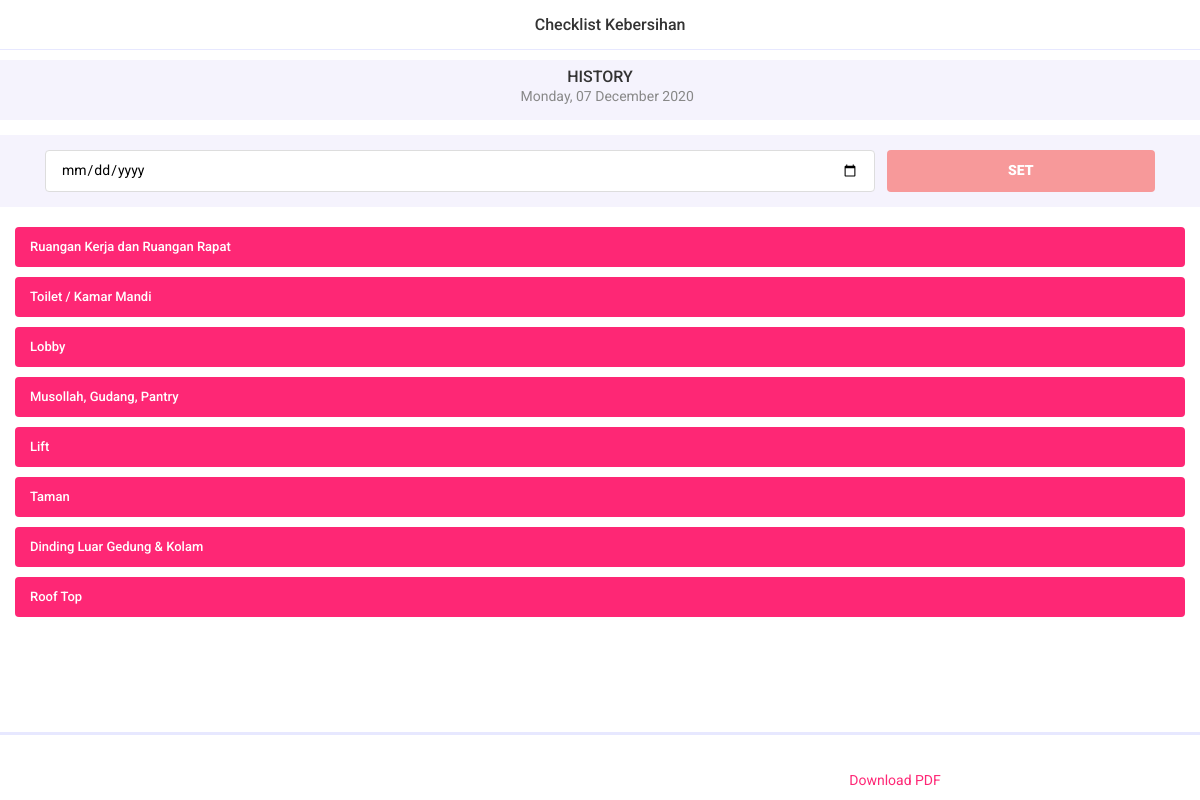
The app's page /cleaning/history (signed in), older data.
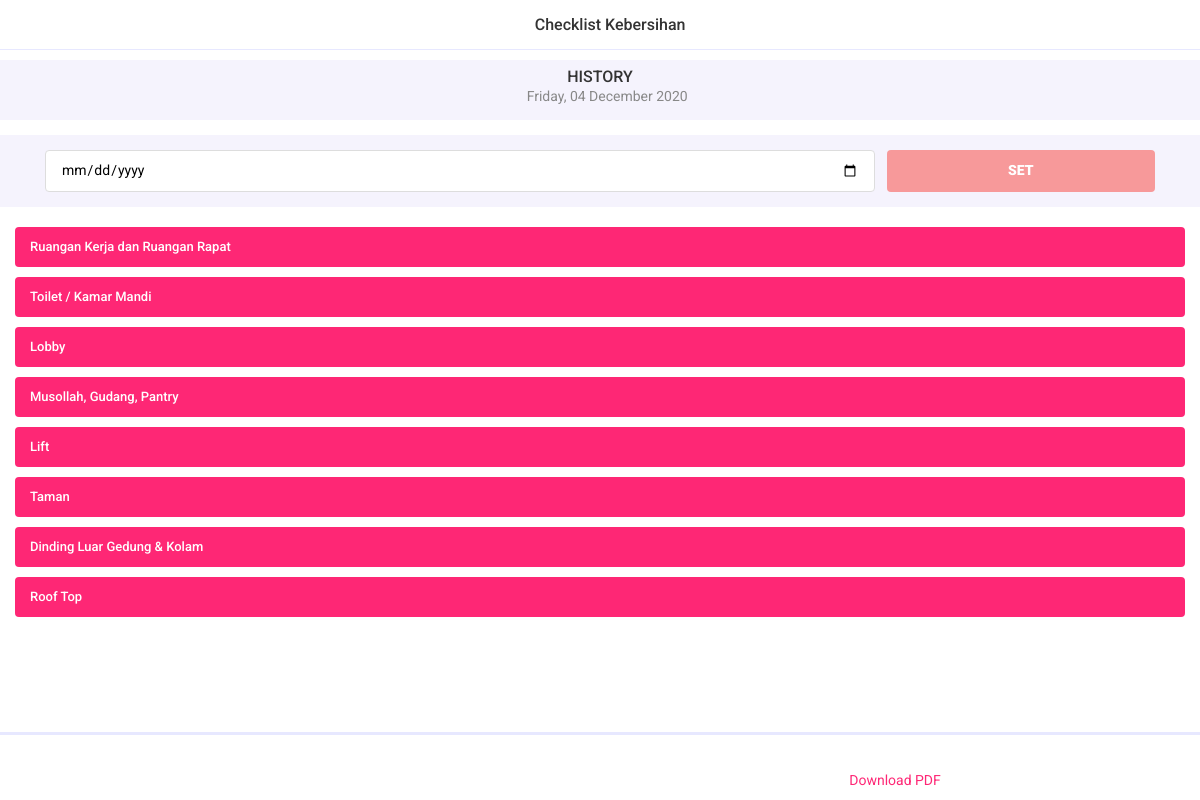
The same page, newer data.
### cleaning/models.py (models this page shows, shortened)
class cln_latest_history(models.Model):
    history = models.DateField(
        name="history", auto_now=False, auto_now_add=False, verbose_name="History")
    class Meta:
        db_table = ''
        managed = True
        verbose_name = 'history'
        verbose_name_plural = 'histories'

class cln_area(models.Model):
    nama_area = models.CharField(max_length=100, name='namaArea',
                                 verbose_name='Nama Area', unique=True, blank=False, null=False)
    class Meta:
        db_table = ''
        managed = True
        verbose_name = 'area'
        verbose_name_plural = 'areas'

### cleaning/views.py (the view)
# urls.py: path('history', cln_history, name='cln_history'),
@login_required(login_url='user_login')
def cln_history(request):
    obj = cln_latest_history.objects.get(id=1)
    if request.method == 'POST':
        tgl = request.POST.get('date')
        if tgl:
            obj.history = datetime.strptime(tgl, '%Y-%m-%d').date()
            obj.save()
    areas = cln_area.objects.all()
    subareas = cln_subarea.objects.all()
    dailies = cln_daily.objects.filter(hariIni=obj.history)
    dailies_queryset = dailies.count()
    days = None
    if request.user.groups.all().first().name == 'maker':
        days = cln_day.objects.filter(Q(hariIni=date.today()) & Q(clnMaker__isnull=True) & Q(
            clnChecker__isnull=True) & Q(clnSigner__isnull=True))
    if request.user.groups.all().first().name == 'checker':
        days = cln_day.objects.filter(Q(hariIni=date.today()) & Q(clnMaker__isnull=False) & Q(
            clnChecker__isnull=True) & Q(clnSigner__isnull=True))
    if request.user.groups.all().first().name == 'signer':
        days = cln_day.objects.filter(Q(hariIni=date.today()) & Q(clnMaker__isnull=False) & Q(
            clnChecker__isnull=False) & Q(clnSigner__isnull=True))
    context = {
        'areas': areas,
        'subareas': subareas,
        'harians': dailies,
        'tanggal': obj.history,
        'areaCount': dailies_queryset,
        'title': 'Checklist Kebersihan',
        'days': days
    }
    return render(request, 'cleaning/cln_history.html', context)

### templates/cleaning/cln_history.html (shortened to what this page needs)
{% extends "base.html" %}{% load static %}
{% block navbar %}
<div class="left"><a href="{% url 'cln_home' %}" class="link"><i class="icon ion-ios-arrow-back"></i></a>
</div>
<div class="title">{{title}}</div>
{% endblock navbar %}
{% block page_wrapper %}
<div class="newsletter bg-lightblue py-2">
    <div class="section-title text-center title-large">
        <h6>HISTORY</h6>
        <p><i class="icon ion-ios-calendar"></i> {{tanggal | date:"l, d F Y"}}</p>
    </div>
</div>
<div class="separator-small"></div>
<div class="form-elements bg-lightblue">
    <div class="separator-small"></div>
    <div class="container">
        <form method="POST" class="form-outline form-horizontal">
            <div class="form-wrapper">
                <div class="input-wrap row">
                    <div class="col-9">
                        <input type="date" name="date" id="date" class="date" autocomplete="off" value="01-01-2000"
                            placeholder="Select Date">
                    </div>
                    <div class="col-3">
                        <div class="button-default">
                            <button class="button minus-button bg-red select-date">SET</button>
                        </div>
                    </div>
                </div>
            </div>
        </form>
    </div>
    <div class="separator-small"></div>
</div>
<div class="separator-medium"></div>
{% if areaCount == 0 %}
<div class="maintenance">
    <div class="container">
        <img src="{% static 'images/maintenance.png' %}" height="300" width="300" alt="">
        <h5 class="mb-5" style="color: red;"><strong>Area Not Found</strong></h5>
        <div class="button-default">
            <div class="row">
                <div class="col-6">
                    <a href="{% url 'cln_settings' %}" class="button">Settings</a>
                </div>
                <div class="col-6">
                    <a href="{% url 'cln_area_add' %}" class="button button-outline">Create Area</a>
                </div>
            </div>
        </div>
    </div>
</div>
{% else %}
<div id="accordionParent" class="accordion accordion-inset">
    {% for area in areas %}
    <div class="accordion-item">
        <div class="accordion-title collapsed" data-toggle="collapse" data-target="#accordionTwo{{area.pk}}">
            {{area.namaArea}}
        </div>
    </div>
    {% endfor %}
</div>
{% endif %}
{% endblock page_wrapper %}
{% block toolbar_bottom %}
<div class="separator-large"></div>
<ul class="toolbar-bottom toolbar-wrap">
    <li class="toolbar-item">
    </li>
    <li class="toolbar-item">
        <a href="{% url 'cln_history_download_pdf' %}" class="toolbar-link toolbar-link-active">
            <i class="icon ion-ios-download"></i>
            <p>Download PDF</p>
        </a>
    </li>
</ul>
{% endblock toolbar_bottom %}

### templates/base.html (shortened to what this page needs)
<!DOCTYPE html>
<html lang="zxx">
<head> {% load static %}
    <link rel="stylesheet" href="{% static 'css/bootstrap.min.css' %}">
    <link rel="stylesheet" href="{% static 'css/ionicons.min.css' %}">
    <link rel="stylesheet" href="{% static 'css/fakeLoader.css' %}">
    <link rel="stylesheet" href="{% static 'css/swiper.min.css' %}">
    <link rel="stylesheet" href="{% static 'css/style.css' %}">
</head>
<body>
    <div class="navbar {% block navbar_home %}{% endblock navbar_home %}">
        {% block navbar %}{% endblock navbar %}
    </div>
    <div class="page-wrapper">
        {% block page_wrapper %}{% endblock page_wrapper %}
    </div>
    <div class="toolbar">
        <div class="container">
            {% block toolbar_bottom %} {% endblock toolbar_bottom %}
        </div>
    </div>
</body>
</html>

### static/css/style.css (style rules this page uses)
body { font-family: 'Roboto', sans-serif; color: #888; font-size: 14px; font-weight: 400; background: #fff; }
h1, h2, h3, h4, h5, h6 { line-height: 110%; font-family: 'Roboto', sans-serif; margin: 0; font-weight: 500; color: #333; }
h6 { font-size: 16px; }
a { color: #333; }
ul { padding: 0; margin: 0; }
ul li { list-style-type: none; }
p { margin: 0; }
input { width: 100%; height: 42px; background: #eee; border-radius: 4px; border: 0; padding: 2px 15px; font-size: 14px; }
.input-wrap { margin-bottom: 15px; }
.input-wrap:last-child { margin-bottom: 0; }
.form-outline input { background: #fff; border: 1px solid #ddd; }
.row { margin-left: -6px; margin-right: -6px; margin-bottom: 12px; }
.row:last-child { margin-bottom: 0; }
.col-1, .col-2, .col-3, .col-4, .col-5, .col-6, .col-7, .col-8, .col-9, .col-10, .col-11, .col-12, .col, .col-auto, .col-sm-1, .col-sm-2, .col-sm-3, .col-sm-4, .col-sm-5, .col-sm-6, .col-sm-7, .col-sm-8, .col-sm-9, .col-sm-10, .col-sm-11, .col-sm-12, .col-sm, .col-sm-auto, .col-md-1, .col-md-2, .col-md-3, .col-md-4, .col-md-5, .col-md-6, .col-md-7, .col-md-8, .col-md-9, .col-md-10, .col-md-11, .col-md-12, .col-md, .col-md-auto, .col-lg-1, .col-lg-2, .col-lg-3, .col-lg-4, .col-lg-5, .col-lg-6, .col-lg-7, .col-lg-8, .col-lg-9, .col-lg-10, .col-lg-11, .col-lg-12, .col-lg, .col-lg-auto, .col-xl-1, .col-xl-2, .col-xl-3, .col-xl-4, .col-xl-5, .col-xl-6, .col-xl-7, .col-xl-8, .col-xl-9, .col-xl-10, .col-xl-11, .col-xl-12, .col-xl, .col-xl-auto { position: relative; width: 100%; padding-right: 6px; padding-left: 6px; }
.bg-lightblue { background: #f5f3fd !important; }
.bg-red { background: #f7999a !important; }
.separator-small { height: 15px; }
.separator-medium { height: 20px; }
.separator-large { height: 30px; }
.section-title { margin: 0 15px 15px; }
.page-wrapper { padding: 60px 0 42px; }
.navbar { background: #fff; position: fixed; top: 0; left: 0; right: 0; width: 100%; z-index: 99; height: 50px; display: flex; align-content: center; padding: 0 15px; }
.navbar::after { content: ''; position: absolute; top: auto; left: 0; right: auto; bottom: 0; background: #e7e8ff; z-index: 15; width: 100%; height: 1px; }
.navbar .link { display: flex; font-size: 26px; height: 50px; align-items: center; }
.navbar .title { font-size: 16px; color: #333; font-weight: 500; }
.toolbar-bottom { position: fixed; background: #fff; bottom: 0; left: 0; right: 0; width: 100%; height: 42px; border: 0; z-index: 600; padding: 0 10px; }
.toolbar-bottom::before { content: ''; position: absolute; top: 0; left: 0; right: auto; bottom: auto; background: #e7e8ff; z-index: 15; width: 100%; height: 1px; }
.toolbar-wrap { display: flex; }
.toolbar-item { width: 100%; }
.toolbar-link { width: 100%; height: 100%; padding-top: 5px; padding-bottom: 5px; align-items: center; justify-content: center; display: flex; flex-direction: column; color: #ccc; transition: .2s ease-in-out; }
.toolbar-link .icon { font-size: 22px; height: 28px; line-height: 28px; }
.toolbar-link.toolbar-link-active { color: #fe2775; }
.accordion .accordion-item .accordion-title { color: #fff; padding-left: 15px; padding-right: 15px; background: #fe2775; font-size: 15px; font-weight: 500; line-height: 50px; cursor: pointer; display: flex; }
.accordion-inset { margin: 0 15px; }
.accordion-inset .accordion-item { margin-bottom: 10px; }
.accordion-inset .accordion-item:last-child { margin-bottom: 0; }
.accordion-inset .accordion-title { border-radius: 4px; }
.button { background: #8998ff; border-radius: 4px; padding: 0 12px; line-height: 38px; font-size: 14px; font-weight: 500; color: #fff; text-transform: none; margin-top: 20px; border: 0; width: 100%; text-align: center; display: inline-block; }

### templates/base.html (style rules this page uses)
.section-title { margin-bottom: 5px; }
.navbar { height: 50px; }
.toolbar-bottom { height: 68px; }
.toolbar-bottom::before { height: 3px; }
.toolbar-link .icon { font-size: 26px; line-height: 14px; }
.accordion .accordion-item .accordion-title { line-height: 40px; font-size: 13px; }

### templates/cleaning/cln_history.html (style rules this page uses)
.button { line-height: 25px; margin-top: 0; min-width: 100%; width: max-content; }
.form-wrapper .minus-button { font-weight: 900; color: #ffffff; height: 42px; display: inline; }
.toolbar-bottom::before { height: 3px; }

Row changes from the older to the newer data that the page shows:
changed cln_latest_history: history "Monday, 07 December 2020" → "Friday, 04 December 2020"
